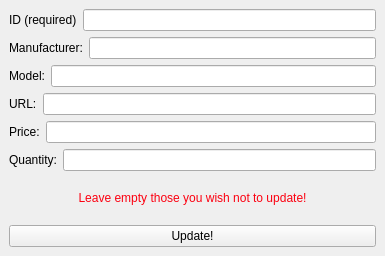
<?xml version="1.0" encoding="UTF-8"?>
<ui version="4.0">
 <class>update_phone</class>
 <widget class="QMainWindow" name="update_phone">
  <property name="geometry">
   <rect>
    <x>0</x>
    <y>0</y>
    <width>385</width>
    <height>256</height>
   </rect>
  </property>
  <property name="windowTitle">
   <string>MainWindow</string>
  </property>
  <widget class="QWidget" name="centralwidget">
   <layout class="QVBoxLayout" name="verticalLayout">
    <item>
     <layout class="QHBoxLayout" name="horizontalLayout">
      <item>
       <widget class="QLabel" name="label">
        <property name="text">
         <string>ID (required)</string>
        </property>
       </widget>
      </item>
      <item>
       <widget class="QLineEdit" name="lineEdit"/>
      </item>
     </layout>
    </item>
    <item>
     <layout class="QHBoxLayout" name="horizontalLayout_2">
      <item>
       <widget class="QLabel" name="label_3">
        <property name="text">
         <string>Manufacturer:</string>
        </property>
       </widget>
      </item>
      <item>
       <widget class="QLineEdit" name="lineEdit_2"/>
      </item>
     </layout>
    </item>
    <item>
     <layout class="QHBoxLayout" name="horizontalLayout_3">
      <item>
       <widget class="QLabel" name="label_2">
        <property name="text">
         <string>Model:</string>
        </property>
       </widget>
      </item>
      <item>
       <widget class="QLineEdit" name="lineEdit_3"/>
      </item>
     </layout>
    </item>
    <item>
     <layout class="QHBoxLayout" name="horizontalLayout_4">
      <item>
       <widget class="QLabel" name="label_4">
        <property name="text">
         <string>URL:</string>
        </property>
       </widget>
      </item>
      <item>
       <widget class="QLineEdit" name="lineEdit_4"/>
      </item>
     </layout>
    </item>
    <item>
     <layout class="QHBoxLayout" name="horizontalLayout_5">
      <item>
       <widget class="QLabel" name="label_5">
        <property name="text">
         <string>Price:</string>
        </property>
       </widget>
      </item>
      <item>
       <widget class="QLineEdit" name="lineEdit_5"/>
      </item>
     </layout>
    </item>
    <item>
     <layout class="QHBoxLayout" name="horizontalLayout_6">
      <item>
       <widget class="QLabel" name="label_6">
        <property name="text">
         <string>Quantity:</string>
        </property>
       </widget>
      </item>
      <item>
       <widget class="QLineEdit" name="lineEdit_6"/>
      </item>
     </layout>
    </item>
    <item>
     <widget class="QLabel" name="label_7">
      <property name="text">
       <string>&lt;html&gt;&lt;head/&gt;&lt;body&gt;&lt;p align=&quot;center&quot;&gt;&lt;span style=&quot; color:#fc0010;&quot;&gt;Leave empty those you wish not to update!&lt;/span&gt;&lt;/p&gt;&lt;/body&gt;&lt;/html&gt;</string>
      </property>
     </widget>
    </item>
    <item>
     <widget class="QPushButton" name="pushButton">
      <property name="text">
       <string>Update!</string>
      </property>
     </widget>
    </item>
   </layout>
  </widget>
 </widget>
 <resources/>
 <connections/>
</ui>
